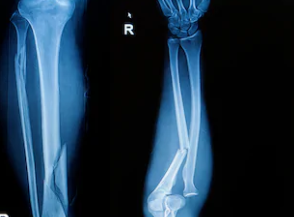
#> input picture finding object from image/lc.png, 294 x 217 px
$ jupyter execute 'Finding an Object from an Image.ipynb'
#> lines starting #> are read from the running program, lines starting #| are printed output that depends on the picture; after the words box and inside, x2 and y2 are one past the last pixel; in counts of white or black regions, pixels touching at a corner belong together
[cell 1]
import cv2
import numpy as np

[cell 2]
image=cv2.imread('lc.png')
#> image is the input picture: shape (217, 294, 3); mean B, G, R 65.9, 48.6, 27.7
cv2.imshow('Leg crack',image)
cv2.waitKey(0)
gray=cv2.cvtColor(image,cv2.COLOR_BGR2GRAY)
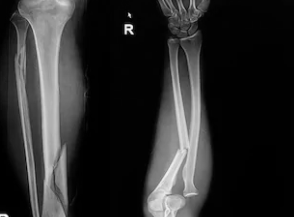
#> gray: shape (217, 294); min 0, max 255, mean 44.3

[cell 3]
template=cv2.imread('lc.png',0)
#> template: shape (217, 294); min 0, max 255, mean 46
#result of template matching of object over an image
result=cv2.matchTemplate(gray,template,cv2.TM_CCOEFF)
#> result = [254975840]
sin_val, max_val, min_loc, max_loc=cv2.minMaxLoc(result)
#> sin_val = 254975840; max_val = 254975840; min_loc = (0, 0); max_loc = (0, 0)

[cell 4]
top_left=max_loc
#> top_left = (0, 0)
#increasing the size of bounding rectangle by 50 pixels
bottom_right=(top_left[0]+50,top_left[1]+50)
#> bottom_right = (50, 50)
cv2.rectangle(image, top_left, bottom_right, (0,255,0),5)
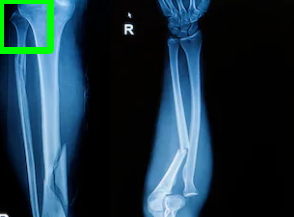
#> image: shape (217, 294, 3); 1.66% of pixels changed, all inside (x1, y1, x2, y2) = (0, 0, 54, 54)

cv2.imshow('object found',image)
cv2.waitKey(0)
cv2.destroyAllWindows()
